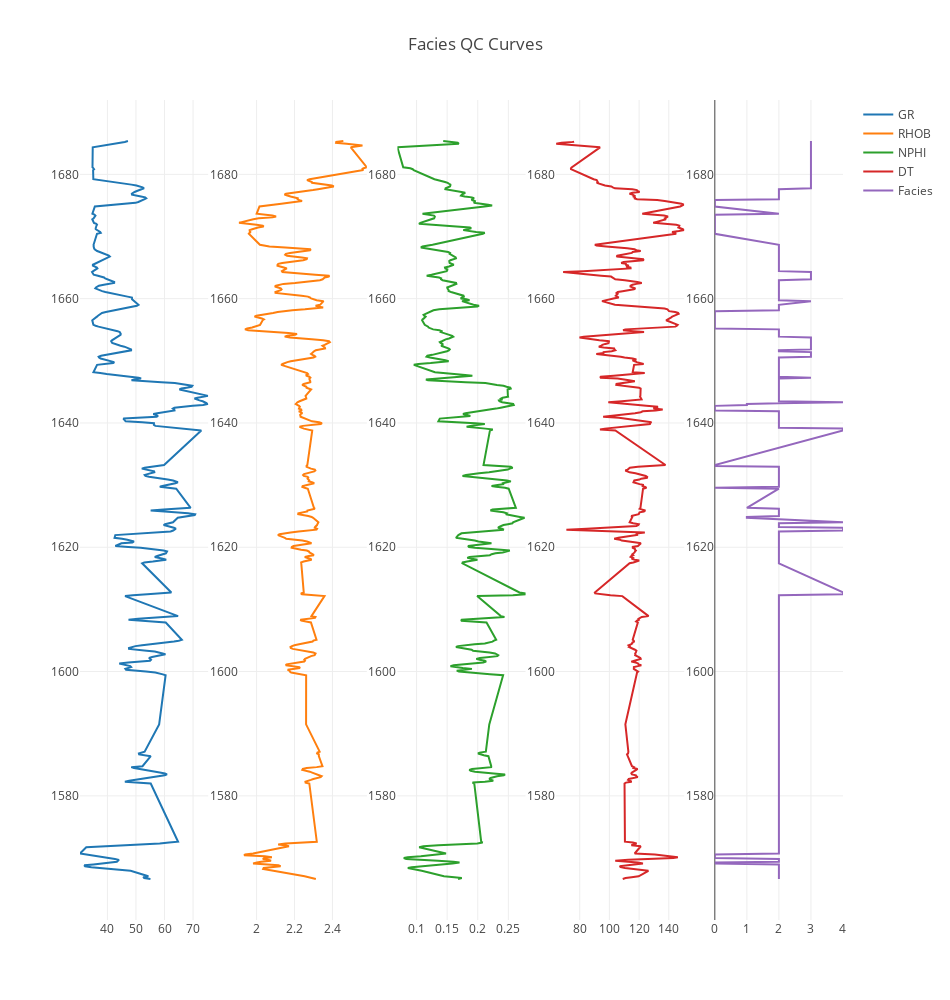

The cell this chart's notebook holds for it:
### Code cell
gamma_ray = go.Scatter(
    x = log['GR'],
    y = log['TVDSS'],
    name = 'GR'
)

density = go.Scatter(
    x = log['RHOB'],
    y = log['TVDSS'],
    name = 'RHOB'
)

neutron_density = go.Scatter(
    x = log['NPHI'],
    y = log['TVDSS'],
    name = 'NPHI'
)

sonic_log = go.Scatter(
    x = log['DT'],
    y = log['TVDSS'],
    name = 'DT'
)

facies_estimation = go.Scatter(
    x = log['FACIES'],
    y = log['TVDSS'],
    name = 'Facies'
)

layout = go.Layout(
    autosize=False,
    width=200,
    height=1000
)

yaxis=dict(zeroline=False, showline=False)

fig = tools.make_subplots(rows=1, cols=5)

fig.append_trace(gamma_ray, 1, 1)
fig.append_trace(density, 1, 2)
fig.append_trace(neutron_density, 1, 3)
fig.append_trace(sonic_log, 1, 4)
fig.append_trace(facies_estimation, 1, 5)

fig['layout'].update(height=1000, width=950)
fig['layout'].update( title='Facies QC Curves')

iplot(fig, filename='basic-line')

### Figure 1 — Plotly figure (JSON) as saved in the notebook; plotly's stock layout.template omitted (floating-point values rounded to 4 significant figures; data arrays with more than 128 entries replaced by an {"elided": "..."} marker saying what was removed)
{"data": [{"name": "GR", "type": "scatter", "uid": "d57f651a-f03f-11e8-b1ae-185e0f19d231", "x": {"elided": "434 float values"}, "xaxis": "x", "y": {"elided": "434 float values"}, "yaxis": "y"}, {"name": "RHOB", "type": "scatter", "uid": "d5800208-f03f-11e8-b56b-185e0f19d231", "x": {"elided": "434 float values"}, "xaxis": "x2", "y": {"elided": "434 float values"}, "yaxis": "y2"}, {"name": "NPHI", "type": "scatter", "uid": "d5809d62-f03f-11e8-af71-185e0f19d231", "x": {"elided": "434 float values"}, "xaxis": "x3", "y": {"elided": "434 float values"}, "yaxis": "y3"}, {"name": "DT", "type": "scatter", "uid": "d581131c-f03f-11e8-9eac-185e0f19d231", "x": {"elided": "434 float values"}, "xaxis": "x4", "y": {"elided": "434 float values"}, "yaxis": "y4"}, {"name": "Facies", "type": "scatter", "uid": "d581868a-f03f-11e8-9d47-185e0f19d231", "x": {"elided": "434 int values"}, "xaxis": "x5", "y": {"elided": "434 float values"}, "yaxis": "y5"}], "layout": {"height": 1000, "title": "Facies QC Curves", "width": 950, "xaxis": {"anchor": "y", "domain": [0, 0.168]}, "xaxis2": {"anchor": "y2", "domain": [0.208, 0.376]}, "xaxis3": {"anchor": "y3", "domain": [0.416, 0.584]}, "xaxis4": {"anchor": "y4", "domain": [0.624, 0.792]}, "xaxis5": {"anchor": "y5", "domain": [0.832, 1]}, "yaxis": {"anchor": "x", "domain": [0, 1]}, "yaxis2": {"anchor": "x2", "domain": [0, 1]}, "yaxis3": {"anchor": "x3", "domain": [0, 1]}, "yaxis4": {"anchor": "x4", "domain": [0, 1]}, "yaxis5": {"anchor": "x5", "domain": [0, 1]}}}
